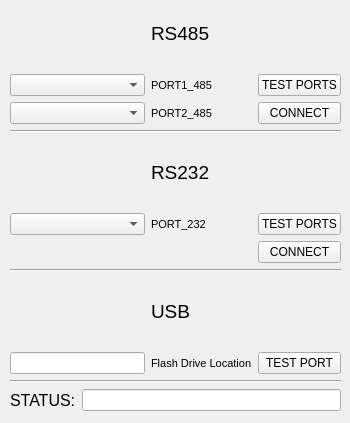
<?xml version="1.0" encoding="UTF-8"?>
<ui version="4.0">
 <class>Form</class>
 <widget class="QWidget" name="Form">
  <property name="geometry">
   <rect>
    <x>0</x>
    <y>0</y>
    <width>350</width>
    <height>423</height>
   </rect>
  </property>
  <property name="windowTitle">
   <string>HUB TEST</string>
  </property>
  <property name="layoutDirection">
   <enum>Qt::LeftToRight</enum>
  </property>
  <widget class="QWidget" name="">
   <property name="geometry">
    <rect>
     <x>10</x>
     <y>0</y>
     <width>331</width>
     <height>411</height>
    </rect>
   </property>
   <layout class="QGridLayout" name="gridLayout">
    <item row="0" column="2">
     <widget class="QLabel" name="label_2">
      <property name="text">
       <string>&lt;html&gt;&lt;head/&gt;&lt;body&gt;&lt;p&gt;&lt;span style=&quot; font-size:14pt;&quot;&gt;RS485&lt;/span&gt;&lt;/p&gt;&lt;/body&gt;&lt;/html&gt;</string>
      </property>
     </widget>
    </item>
    <item row="1" column="0" colspan="2">
     <widget class="QComboBox" name="comboBox"/>
    </item>
    <item row="1" column="2">
     <widget class="QLabel" name="label_3">
      <property name="font">
       <font>
        <pointsize>8</pointsize>
       </font>
      </property>
      <property name="text">
       <string>PORT1_485</string>
      </property>
     </widget>
    </item>
    <item row="1" column="3">
     <widget class="QPushButton" name="pushButton">
      <property name="text">
       <string>TEST PORTS</string>
      </property>
     </widget>
    </item>
    <item row="2" column="0" colspan="2">
     <widget class="QComboBox" name="comboBox_2"/>
    </item>
    <item row="2" column="2">
     <widget class="QLabel" name="label_4">
      <property name="font">
       <font>
        <pointsize>8</pointsize>
       </font>
      </property>
      <property name="text">
       <string>PORT2_485</string>
      </property>
     </widget>
    </item>
    <item row="2" column="3">
     <widget class="QPushButton" name="pushButton_2">
      <property name="toolTipDuration">
       <number>1</number>
      </property>
      <property name="whatsThis">
       <string>Send data continuously until communication brakes</string>
      </property>
      <property name="text">
       <string>CONNECT</string>
      </property>
     </widget>
    </item>
    <item row="3" column="0" colspan="4">
     <widget class="Line" name="line_3">
      <property name="orientation">
       <enum>Qt::Horizontal</enum>
      </property>
     </widget>
    </item>
    <item row="4" column="2">
     <widget class="QLabel" name="label_6">
      <property name="text">
       <string>&lt;html&gt;&lt;head/&gt;&lt;body&gt;&lt;p&gt;&lt;span style=&quot; font-size:14pt;&quot;&gt;RS232&lt;/span&gt;&lt;/p&gt;&lt;/body&gt;&lt;/html&gt;</string>
      </property>
     </widget>
    </item>
    <item row="5" column="0" colspan="2">
     <widget class="QComboBox" name="comboBox_3"/>
    </item>
    <item row="5" column="2">
     <widget class="QLabel" name="label_5">
      <property name="font">
       <font>
        <pointsize>8</pointsize>
       </font>
      </property>
      <property name="text">
       <string>PORT_232</string>
      </property>
     </widget>
    </item>
    <item row="5" column="3">
     <widget class="QPushButton" name="pushButton_3">
      <property name="text">
       <string>TEST PORTS</string>
      </property>
     </widget>
    </item>
    <item row="6" column="3">
     <widget class="QPushButton" name="pushButton_4">
      <property name="toolTipDuration">
       <number>1</number>
      </property>
      <property name="whatsThis">
       <string>&lt;html&gt;&lt;head/&gt;&lt;body&gt;&lt;p&gt;&lt;span style=&quot; font-size:10pt;&quot;&gt;Send data continuously until communication brakes&lt;/span&gt;&lt;/p&gt;&lt;/body&gt;&lt;/html&gt;</string>
      </property>
      <property name="text">
       <string>CONNECT</string>
      </property>
     </widget>
    </item>
    <item row="7" column="0" colspan="4">
     <widget class="Line" name="line">
      <property name="orientation">
       <enum>Qt::Horizontal</enum>
      </property>
     </widget>
    </item>
    <item row="8" column="2">
     <widget class="QLabel" name="label_7">
      <property name="text">
       <string>&lt;html&gt;&lt;head/&gt;&lt;body&gt;&lt;p&gt;&lt;span style=&quot; font-size:14pt;&quot;&gt;USB&lt;/span&gt;&lt;/p&gt;&lt;/body&gt;&lt;/html&gt;</string>
      </property>
     </widget>
    </item>
    <item row="9" column="0" colspan="2">
     <widget class="QLineEdit" name="lineEdit_2"/>
    </item>
    <item row="9" column="2">
     <widget class="QLabel" name="label_8">
      <property name="font">
       <font>
        <pointsize>8</pointsize>
       </font>
      </property>
      <property name="text">
       <string>Flash Drive Location</string>
      </property>
     </widget>
    </item>
    <item row="9" column="3">
     <widget class="QPushButton" name="pushButton_5">
      <property name="text">
       <string>TEST PORT</string>
      </property>
     </widget>
    </item>
    <item row="10" column="0" colspan="4">
     <widget class="Line" name="line_2">
      <property name="orientation">
       <enum>Qt::Horizontal</enum>
      </property>
     </widget>
    </item>
    <item row="11" column="0">
     <widget class="QLabel" name="label">
      <property name="font">
       <font>
        <pointsize>12</pointsize>
       </font>
      </property>
      <property name="text">
       <string>STATUS:</string>
      </property>
     </widget>
    </item>
    <item row="11" column="1" colspan="3">
     <widget class="QLineEdit" name="lineEdit"/>
    </item>
   </layout>
  </widget>
 </widget>
 <resources/>
 <connections/>
</ui>
